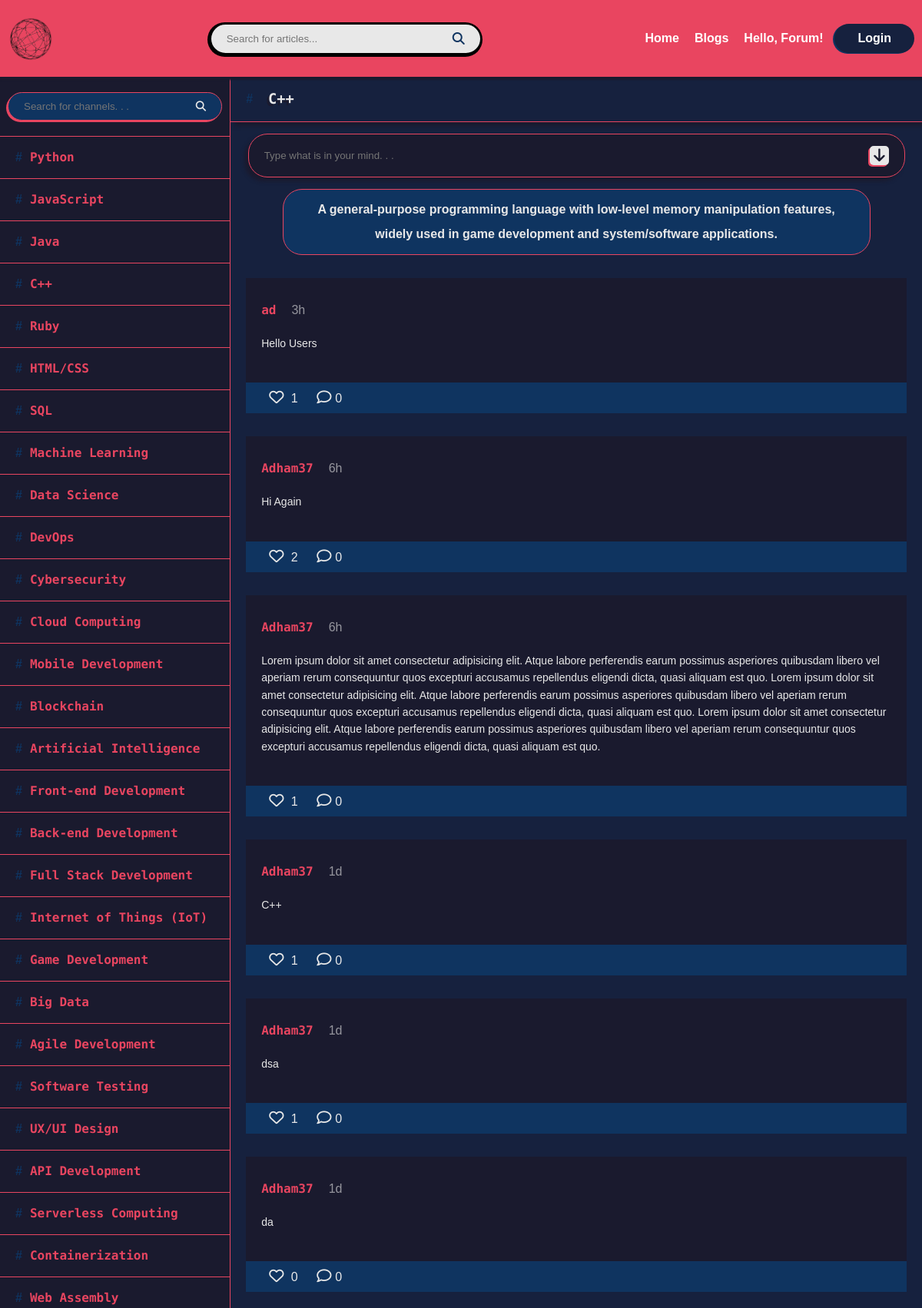
The page /hello_forum/channel/4/ (upper part) on the database its author committed.
### Forum/models.py (models this page shows, shortened)
class Channel(models.Model):
    name = models.CharField(max_length=100)
    description = models.TextField(blank=True)
    def __str__(self):
        return self.name

class Post(models.Model):
    channel = models.ForeignKey(
        Channel, related_name='posts', on_delete=models.CASCADE)
    content = models.TextField()
    created_at = models.DateTimeField(default=timezone.now)
    created_by = models.ForeignKey(
        CustomUser, related_name='posts', on_delete=models.CASCADE)
    likes = models.ManyToManyField(
        User, related_name='liked_posts', blank=True)
    def total_likes(self):
        return self.likes.count()
    def total_comments(self):
        return self.comments.count()

### Users/models.py (models this page shows)
class CustomUser(AbstractUser):
    bio = models.TextField(blank=True)
    def __str__(self):
        return self.username

### Forum/views.py (the view)
# urls.py: path('channel/<int:id>/', views.channel_page, name='channel_page'),
def channel_page(request, id):
    channels = Channel.objects.all()
    current_channel = Channel.objects.get(id=id)
    posts = Post.objects.filter(channel=current_channel)[::-1]
    for post in posts:
        time_difference = timezone.now() - post.created_at
        post.created_at = format_time_difference(time_difference)
        if request.user in post.likes.all():
            post.liked = True
        else:
            post.liked = False
    results = []
    if request.method == 'POST':
        query = request.POST.get('search-channel', '')
        for channel in channels:
            print(channel.name)
            if query.lower() in channel.name.lower():
                results.append(channel)
        context = {
            'current_channel': current_channel,
            'channels': results,
            'posts': posts,
        }
    else:
        context = {
            'current_channel': current_channel,
            'channels': channels,
            'posts': posts,
        }
    return render(request, 'Forum/channel_page.html', context)

### Forum/views.py (called while the page is built)
def format_time_difference(time_difference):
    days = time_difference.days
    seconds = time_difference.seconds
    years, days = divmod(days, 365)
    months, days = divmod(days, 30)
    weeks, days = divmod(days, 7)
    hours, seconds = divmod(seconds, 3600)
    minutes, seconds = divmod(seconds, 60)
    if years > 0:
        return f"{years}y"
    elif months > 0:
        return f"{months}m"
    elif weeks > 0:
        return f"{weeks}w"
    elif days > 0:
        return f"{days}d"
    elif hours > 0:
        return f"{hours}h"
    elif minutes > 0:
        return f"{minutes}min"
    else:
        return f"{seconds}s"

### templates/Forum/channel_page.html (shortened to what this page needs)
{% extends 'layout.html' %}  {% block content %}
<div class="content">
  <aside>
    <ul>
      <li class="search">
        <form
          method="POST"
        >
          <input
            type="text"
            name="search-channel"
            placeholder="Search for channels. . ."
          />
          <button value="submit">
            <i class="fa-solid fa-magnifying-glass"></i>
          </button>
        </form>
      </li>
      {% for channel in channels %}
      <li>
        <a href="{% url 'channel_page' channel.id %}">
          <span>#</span>
          <h4>{{channel.name}}</h4>
        </a>
      </li>
      {% endfor %}
    </ul>
  </aside>
  <div class="channel">
    <header class="channel_head">
      <span>#</span>
      <h3>{{current_channel}}</h3>
    </header>
    <div class="post-log">
      <form method="POST" action="{% url 'add_post' current_channel.id %}">
        <div class="input">
          <input
            type="text"
            name="post-content"
            placeholder="Type what is in your mind. . ."
          />
          <button value="submit">
            <i class="fa-solid fa-arrow-down"></i>
          </button>
        </div>
      </form>
      <div class="description">{{current_channel.description}}</div>
      {% for post in posts %}
      <div class="post">
        <div class="post-head">
          <h4>{{post.created_by}}</h4>
          <span>{{post.created_at}}</span>
        </div>
        <p>{{post.content}}</p>
        <div class="post-engagement">
          <a href="{% url 'like_post' post.id %}">
            {% if post.liked %}
            <i class="fa-solid fa-heart"></i>
            {% else %}
            <i class="fa-regular fa-heart"></i>
            {% endif %} {{post.total_likes}}
          </a>
          <a href="#">
            <i class="fa-regular fa-comment"></i>{{post.total_comments}}
          </a>
        </div>
      </div>
      {% endfor %}
    </div>
  </div>
</div>
{% endblock %}

### static/css/styles.css (style rules this page uses)
:root { --main-color: #1a1a2e; --second-color: #16213e; --third-color: #0f3460; --header-color: #e94560; --text-color: #e8e8e8; }
* { margin: 0; padding: 0; box-sizing: border-box; scroll-behavior: smooth; }
body { background-color: var(--second-color); color: var(--text-color); font-family: Arial, sans-serif; }
ul { list-style: none; }
a { text-decoration: none; }
h1, h2, h3, h4, h5, h6 { color: var(--header-color); text-shadow: -3px 3px 0 var(--main-color); width: fit-content; font-family: "Fira Code", monospace; line-height: 1.5; }
p { font-size: 14px; line-height: 1.6; color: var(--text-color); }
header { width: 100%; background-color: var(--header-color); box-shadow: 0 2px 2px 2px var(--main-color); height: 100px; overflow: hidden; transition-duration: 0.5s; position: absolute; top: 0; left: 0; z-index: 103; }

### templates/Forum/channel_page.html (style rules this page uses)
.content { margin-top: 100px; height: calc(100vh - 100px); display: flex; }
aside { background-color: var(--main-color); border-right: 1px solid var(--header-color); width: 400px; height: calc(100vh - 100px); overflow-y: scroll; }
aside ul li { border-bottom: 1px solid var(--header-color); transition-duration: 0.3s; }
aside ul li a { padding: 15px 20px; display: flex; align-items: center; }
aside ul li h4 { transition-duration: 0.3s; text-shadow: -2px 1px 0 var(--main-color); }
aside ul li span { color: var(--third-color); margin-right: 10px; font-weight: 600; transition-duration: 0.3s; }
aside ul li.search { display: flex; justify-content: center; align-items: center; padding: 20px 10px; gap: 10px; }
aside li.search form { display: flex; align-items: center; width: 100%; background-color: var(--third-color); padding: 10px 20px; border-radius: 25px; border: 1px solid var(--header-color); box-shadow: -2px 2px 0 0 var(--header-color); transition-duration: 0.3s; }
aside li.search input, aside li.search button { background-color: transparent; outline: none; border: none; color: var(--text-color); }
aside li.search input { width: 100%; caret-color: var(--header-color); }
aside li.search button { cursor: pointer; }
.channel { width: 100%; height: calc(100vh - 100px); }
.channel_head { background-color: var(--second-color); box-shadow: 5px 5px 5px 0 var(--main-color); border-bottom: 1px solid var(--header-color); height: fit-content; padding: 15px 20px; position: relative; top: 0; left: 0; display: flex; align-items: center; gap: 20px; z-index: 101; }
.channel_head h3 { color: var(--text-color); }
.channel_head span { color: var(--third-color); font-weight: 600; }
.channel .input { background-color: var(--main-color); border: 1px solid var(--header-color); box-shadow: -5px 5px 5px 0 var(--main-color); border-radius: 25px; width: 95%; margin: 15px auto; padding: 15px 20px; display: flex; align-items: center; transition-duration: 0.3s; }
.channel .input input, .channel .input button { outline: none; border: none; background-color: transparent; }
.channel .input input { width: 100%; caret-color: var(--header-color); color: var(--text-color); }
.channel .input button { font-size: 1.2rem; border-radius: 5px; width: 25px; height: 25px; background-color: var(--text-color); color: var(--main-color); box-shadow: -2px 2px 0 0 var(--header-color); cursor: pointer; }
.channel .post-log { height: calc(100% - 60px); overflow-y: scroll; }
.channel .post-log .description { background-color: var(--third-color); border: 1px solid var(--header-color); width: 85%; margin: 10px auto; padding: 10px 30px; text-align: center; border-radius: 25px; line-height: 2; font-weight: 600; }
.channel .post { background-color: var(--main-color); margin: 30px 20px; padding-top: 30px; }
.channel .post-head { display: flex; align-items: center; gap: 20px; padding: 0 20px 20px; }
.channel .post-head span { opacity: 0.6; }
.channel .post > p { margin-bottom: 20px; padding: 0 20px 20px; }
.channel .post .post-engagement { background-color: var(--third-color); padding: 10px 20px; }
.channel .post .post-engagement a { color: var(--text-color); margin: 0 10px; transition-duration: 0.3s; }
.channel .post .post-engagement i { margin-right: 5px; font-size: 1.2rem; }

### rows shown on the page
Channel: name "Python"
Channel: name "JavaScript"
Channel: name "Java"
Channel: name "C++", description "A general-purpose programming language with low-level memory manipulation features, widely used in game development and system/software applications."
Channel: name "Ruby"
Channel: name "HTML/CSS"
Channel: name "SQL"
Channel: name "Machine Learning"
Channel: name "Data Science"
Channel: name "DevOps"
Channel: name "Cybersecurity"
Channel: name "Cloud Computing"
Channel: name "Mobile Development"
Channel: name "Blockchain"
Channel: name "Artificial Intelligence"
Channel: name "Front-end Development"
Channel: name "Back-end Development"
Channel: name "Full Stack Development"
Channel: name "Internet of Things (IoT)"
Channel: name "Game Development"
Channel: name "Big Data"
Channel: name "Agile Development"
Channel: name "Software Testing"
Channel: name "UX/UI Design"
Channel: name "API Development"
Channel: name "Serverless Computing"
Channel: name "Containerization"
Channel: name "Web Assembly"
Post: created_by "ad", created_at "3h", content "Hello Users", total_likes "1", total_comments "0"
Post: created_by "Adham37", created_at "6h", content "Hi Again", total_likes "2", total_comments "0"
Post: created_by "Adham37", created_at "6h", content "Lorem ipsum dolor sit amet consectetur adipisicing elit. Atque labore perferendis earum possimus asperiores quibusdam libero vel aperiam rerum consequuntur quos excepturi accusamus repellendus eligendi dicta, quasi aliquam est quo. Lorem ipsum dolor sit amet consectetur adipisicing elit. Atque labore perferendis earum possimus asperiores quibusdam libero vel aperiam rerum consequuntur quos excepturi accusamus repellendus eligendi dicta, quasi aliquam est quo. Lorem ipsum dolor sit amet consectetur adipisicing elit. Atque labore perferendis earum possimus asperiores quibusdam libero vel aperiam rerum consequuntur quos excepturi accusamus repellendus eligendi dicta, quasi aliquam est quo.", total_likes "1", total_comments "0"
Post: created_by "Adham37", created_at "1d", content "C++", total_likes "1", total_comments "0"
Post: created_by "Adham37", created_at "1d", content "dsa", total_likes "1", total_comments "0"
Post: created_by "Adham37", created_at "1d", content "da", total_likes "0", total_comments "0"
